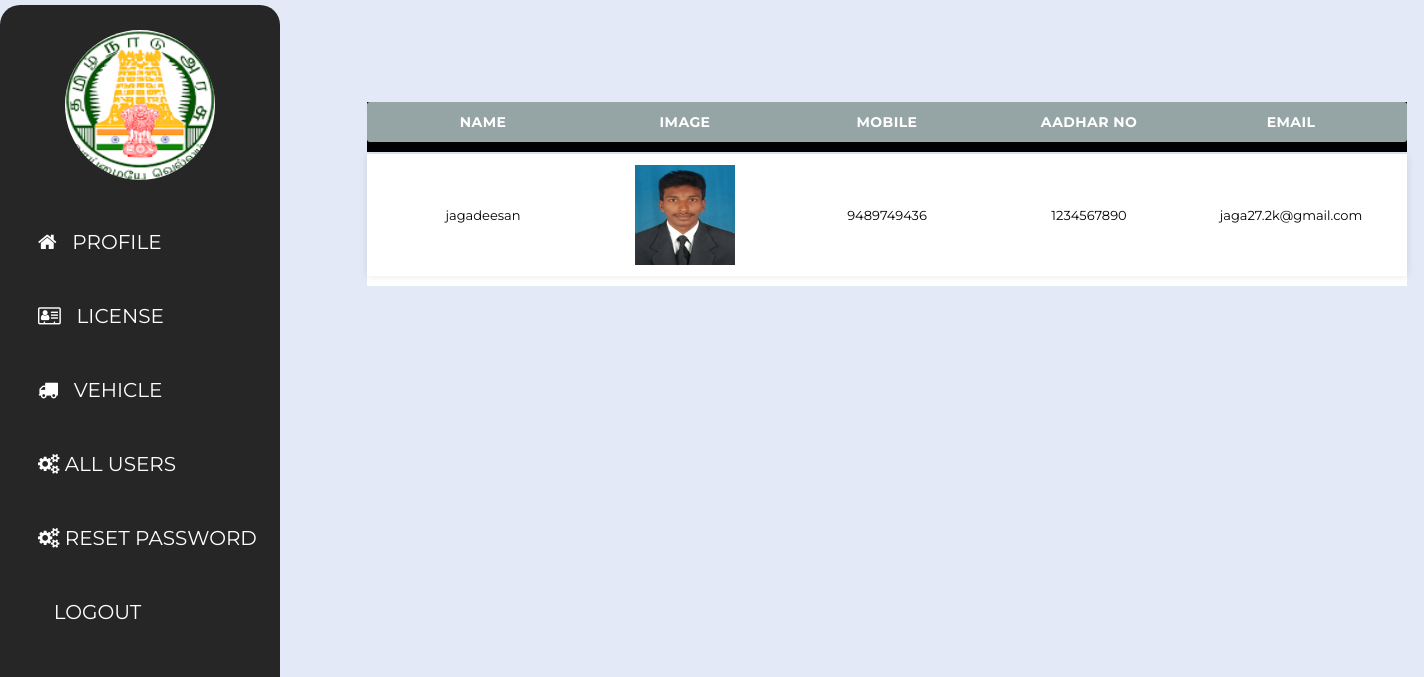
The page /php/adminviewuser.php (signed in) on the database its author committed.
### tables this page shows
CREATE TABLE `user` (
  `name` varchar(50) NOT NULL,
  `email` varchar(50) NOT NULL,
  `ph_no` varchar(30) NOT NULL,
  `aadhar_no` varchar(50) NOT NULL,
  `password` varchar(50) NOT NULL,
  `image` varchar(100) NOT NULL
);

### php/adminviewuser.php (the view, shortened to what this page needs)
<html lang="en">
<head>
<?php
    if(!isset($_SESSION['x'])){
        header("location:adminlogin.php");
    }else{
    $conn=mysqli_connect("localhost","root","","rto");
    $u_id=$_SESSION['u_id'];
		 $result1=mysqli_query($conn,"SELECT image FROM admin where id='$u_id' ");
        $q2=mysqli_fetch_assoc($result1);
        $image=$q2['image'];
		 $result2=mysqli_query($conn,"select * from user" );
}
	?>
	<link href="https://cdnjs.cloudflare.com/ajax/libs/font-awesome/4.7.0/css/font-awesome.css" rel="stylesheet">
	<link rel="stylesheet" type="text/css" href="../css/adminviewuser.css">
</head>
<body>
<form action="#" method="post" enctype="multipart/form-data">
	<nav>
		<ul>
			<li class="logo"><img alt="" src="<?php echo "$image" ?>"></li>
			<li>
				<a href="admin.php"><i class="fa fa-home"></i>   Profile</a>
			</li>
			<li>
				<a href="license_update.php"><i class="fa fa-address-card-o"></i>   license </a>
			</li>
			<li>
				<a href="vehicle_update.php"><i class="fa fa-truck"></i>   vehicle </a>
			</li>
			<li>
				<a href="adminviewuser.php"><i class="fa fa-cogs"></i>  All Users</a>
			</li>
			<li>
				<a href="resetpass.php"><i class="fa fa-cogs"></i>  Reset password</a>
			</li>
			<li>
				<a href="adminlogout.php"><i class="fa fa-logout"></i>   logout</a>
			</li>
		</ul>
	</nav>
	<div class="area">
	<div style="padding:px;">
   <table class="table">
    <thead class="thead-dark" style="background-color: black; color: white;">
      <tr class="table-header">
	  <th class="col-1 col">Name</th>
	  <th class="col-19 col">Image</th>
        <th class="col-2 col" >Mobile</th>
        <th class="col-3 col">Aadhar no</th>
        <th class="col-4 col">Email</th>
      </tr>
    </thead>
<?php
      while($rows=mysqli_fetch_assoc($result2)){
    ?>
    <tbody style="background-color: white; color: black;">
      <tr class="table-row">
	  <td class="col-1 col"><?php echo $rows['name']; ?></td>
	  <td class="col-19 col"> <img src="<?php echo $rows['image']; ?>" width="100px" height="100px"></td>
        <td class="col-2 col"><?php echo $rows['ph_no']; ?></td>
        <td class="col-3 col"><?php echo $rows['aadhar_no']; ?></td>
        <td class="col-4 col"><?php echo $rows['email']; ?></td>
      </tr>
    </tbody>
    <?php
    }
    ?>
</table>
 </div>
	</div>
	</form>
</body>
</html>

### css/adminviewuser.css (style rules this page uses)
body { margin: 0; padding: 0; font-family: 'Montserrat', sans-serif; background: #e3e9f7; }
nav ul { margin: 0; border-radius:20px; padding: 0; height: 99%; width: 280px; position: fixed; top: 5px; left: 0; background-color: #262626; }
nav ul li { list-style: none; }
nav ul li a { display: block; font-family: 'Montserrat', sans-serif; text-decoration: none; text-transform: uppercase; font-size: 20px; color: #fff; position: relative; padding: 25px 0 25px 38px; }
nav ul li a:before { content: ''; position: absolute; top: 0px; right: 0px; width: 0%; height: 100%; background: #e3e9f7; border-radius: 40px 0px 0px 40px; z-index: -1; transition: all 300ms ease-in-out; }
.area { margin-left: 260px; }
.logo { width: 150px; height: 150px; border-radius: 50%; overflow: hidden; margin: 25px auto; }
.logo img { width: 100%; height: 100%; }
.table { font-size:13px; margin-left: 100px; margin-top:100px; margin-bottom:100px; margin-right: auto; padding-left: 5px; padding-right: 5px; }
.table-header { background-color: #95A5A6; font-size: 14px; text-transform: uppercase; letter-spacing: 0.03em; }
.table-row { background-color: #ffffff; box-shadow: 0px 0px 9px 0px rgba(0,0,0,0.1); }
.col { width:200px; text-align: center; margin:auto; }
tr { border-radius: 3px; padding: 10px 15px; display: flex; justify-content: space-between; margin-bottom: 10px; }

### rows shown on the page
user: name "jagadeesan", image (picture), ph_no "9489749436", aadhar_no "1234567890", email "jaga27.2k@gmail.com"
